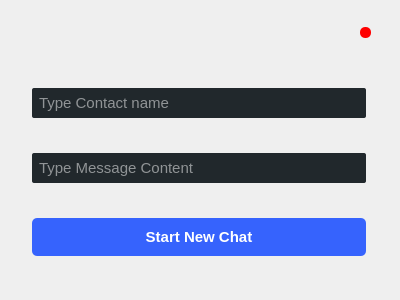
<?xml version="1.0" encoding="UTF-8"?>
<ui version="4.0">
 <class>StartNewChat</class>
 <widget class="QDialog" name="StartNewChat">
  <property name="geometry">
   <rect>
    <x>0</x>
    <y>0</y>
    <width>400</width>
    <height>300</height>
   </rect>
  </property>
  <property name="minimumSize">
   <size>
    <width>300</width>
    <height>200</height>
   </size>
  </property>
  <property name="maximumSize">
   <size>
    <width>400</width>
    <height>300</height>
   </size>
  </property>
  <property name="windowTitle">
   <string>Dialog</string>
  </property>
  <property name="styleSheet">
   <string notr="true">#StartNewChat {
background-image: url(:/imgs/profileBg.png);
}</string>
  </property>
  <layout class="QVBoxLayout" name="verticalLayout_2">
   <item alignment="Qt::AlignRight">
    <widget class="QGroupBox" name="horizontalGroupBox_2">
     <property name="sizePolicy">
      <sizepolicy hsizetype="Preferred" vsizetype="Fixed">
       <horstretch>0</horstretch>
       <verstretch>0</verstretch>
      </sizepolicy>
     </property>
     <property name="minimumSize">
      <size>
       <width>0</width>
       <height>30</height>
      </size>
     </property>
     <property name="styleSheet">
      <string notr="true">border : none ;</string>
     </property>
     <layout class="QHBoxLayout" name="horizontalLayout_3">
      <property name="spacing">
       <number>9</number>
      </property>
      <property name="topMargin">
       <number>16</number>
      </property>
      <property name="rightMargin">
       <number>18</number>
      </property>
      <item alignment="Qt::AlignLeft">
       <widget class="QPushButton" name="pushButton_5">
        <property name="minimumSize">
         <size>
          <width>10</width>
          <height>10</height>
         </size>
        </property>
        <property name="maximumSize">
         <size>
          <width>11</width>
          <height>11</height>
         </size>
        </property>
        <property name="cursor">
         <cursorShape>PointingHandCursor</cursorShape>
        </property>
        <property name="styleSheet">
         <string notr="true">background : red; 
border-radius : 5px;</string>
        </property>
        <property name="text">
         <string/>
        </property>
       </widget>
      </item>
     </layout>
    </widget>
   </item>
   <item>
    <widget class="QGroupBox" name="verticalGroupBox">
     <property name="styleSheet">
      <string notr="true">#verticalGroupBox{
border:none;}</string>
     </property>
     <layout class="QVBoxLayout" name="verticalLayout">
      <property name="leftMargin">
       <number>18</number>
      </property>
      <property name="topMargin">
       <number>0</number>
      </property>
      <property name="rightMargin">
       <number>20</number>
      </property>
      <property name="bottomMargin">
       <number>0</number>
      </property>
      <item>
       <widget class="QLineEdit" name="contactName">
        <property name="styleSheet">
         <string notr="true">color:white;
font-size: 15px;
border-radius: 2px;
background-color:#21282c;
padding:5px;

</string>
        </property>
        <property name="placeholderText">
         <string>Type Contact name</string>
        </property>
       </widget>
      </item>
      <item>
       <widget class="QLineEdit" name="messageName">
        <property name="styleSheet">
         <string notr="true">color:white;
font-size: 15px;
border-radius: 2px;
background-color:#21282c;
padding:5px;

</string>
        </property>
        <property name="placeholderText">
         <string>Type Message Content</string>
        </property>
       </widget>
      </item>
      <item>
       <widget class="QPushButton" name="pushButton">
        <property name="minimumSize">
         <size>
          <width>0</width>
          <height>38</height>
         </size>
        </property>
        <property name="styleSheet">
         <string notr="true">#pushButton { 
background-color :#3663fd ;
font-weight : bold ;
border-radius : 5px;
font-size : 15px; 
color:white; 
}
#pushButton:hover{
background-color : rgb(28, 129, 253); 
}
#pushButton:pressed{
border : 1px solid blue ; 

}</string>
        </property>
        <property name="text">
         <string>Start New Chat</string>
        </property>
       </widget>
      </item>
     </layout>
    </widget>
   </item>
  </layout>
 </widget>
 <resources/>
 <connections/>
</ui>
